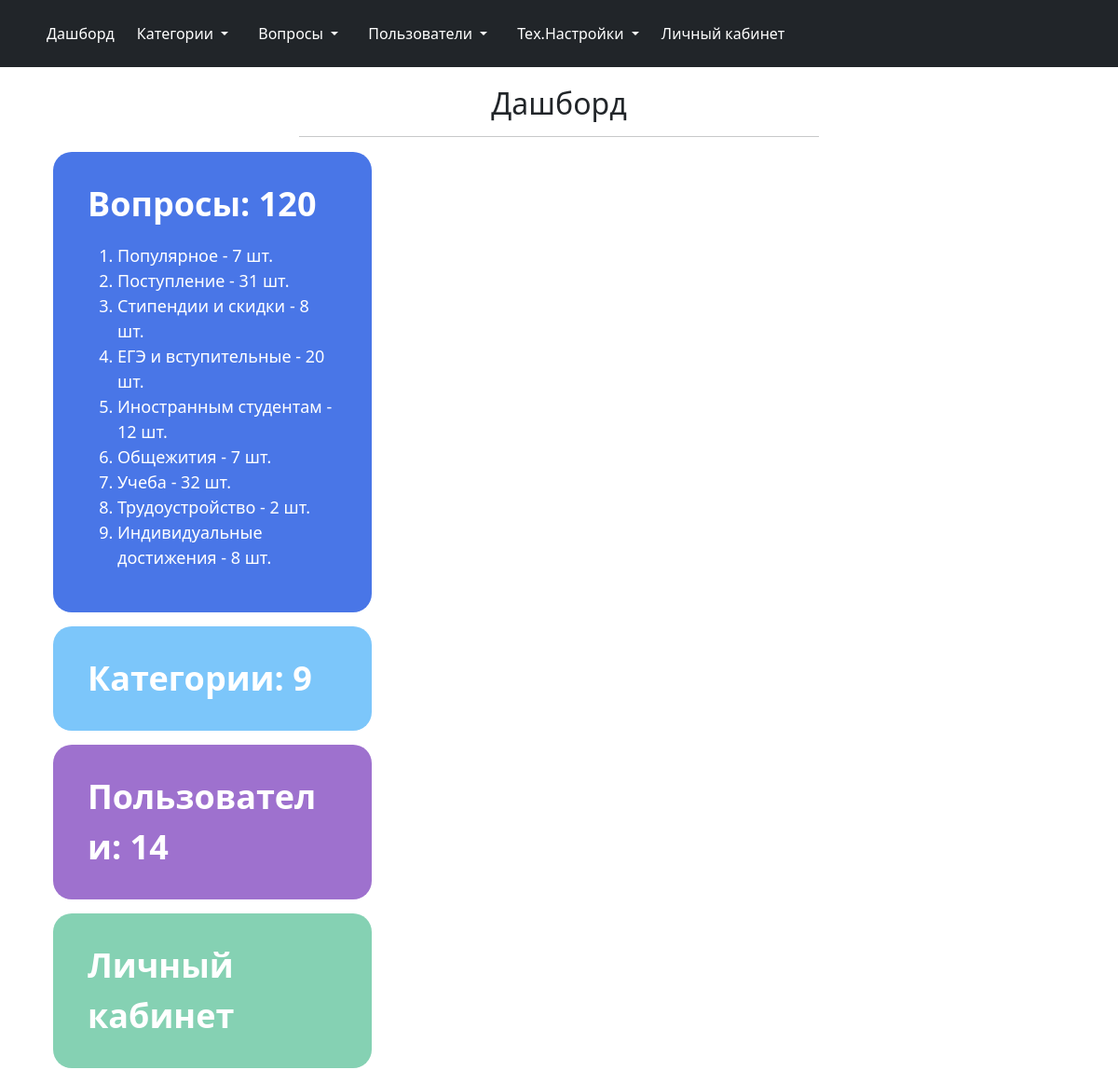
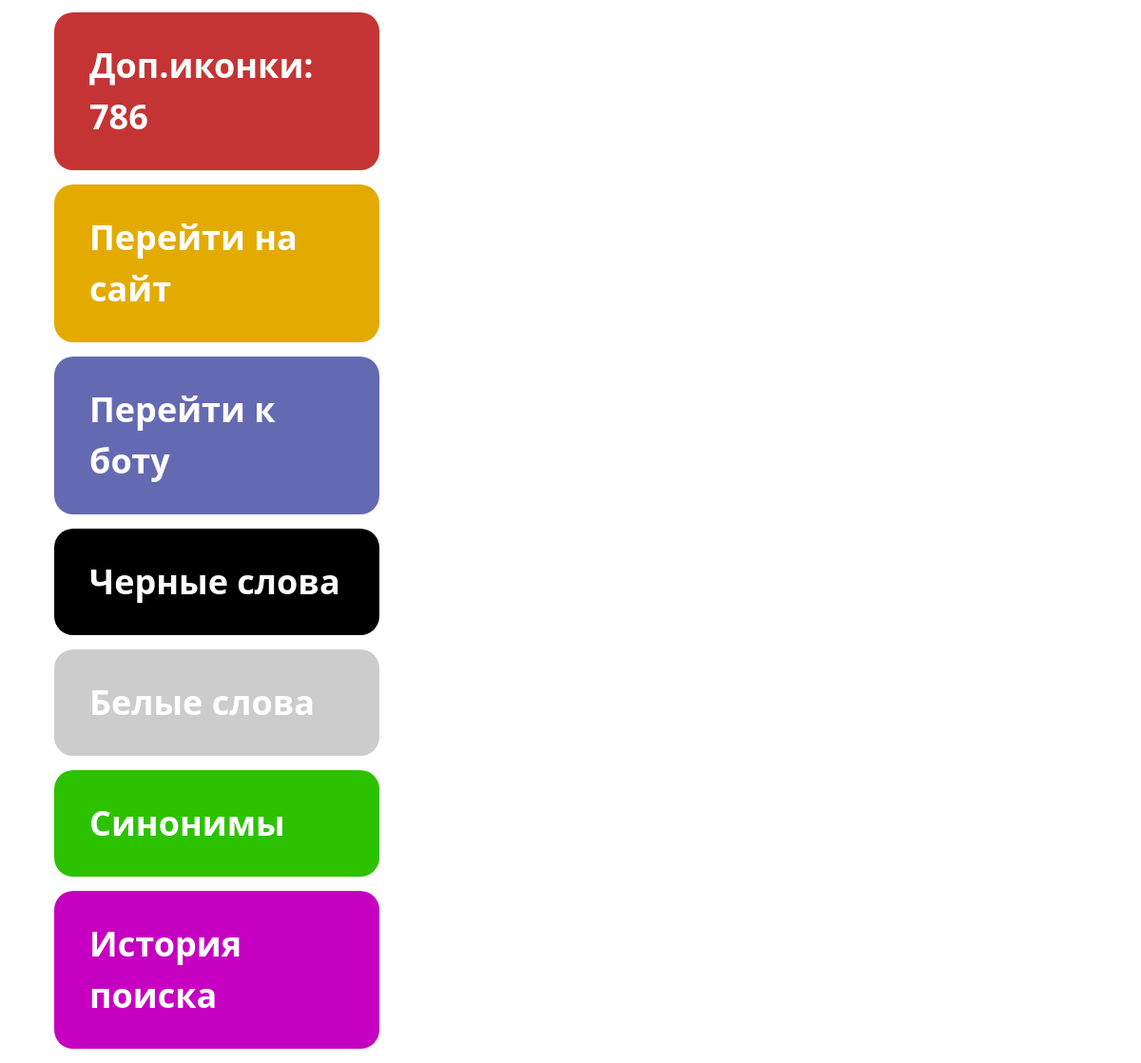
Page /admin/ (signed in) on the committed database (2 pictures, top to bottom).
### models.py (models this page shows, shortened)
class Categories(db.Model):
    id = db.Column(db.Integer, primary_key = True)
    name = db.Column(db.String(100), nullable=False)
    priority = db.Column(db.Integer, nullable=False)
    icon_name = db.Column(db.String(30))
    color = db.Column(db.String(30), default="rgb(255, 255, 255)")

### admin/admin.py (the view)
@admin.route('/')
@login_required
def index():
    try:
        categories = Categories.query
        questions = Questions.query
        users_count = Users.query.count()
    except (NameError):
        return render_template("admin/error_page.html", message="Ошибка чтения из БД")
    categories_count = categories.count()
    questions_count = questions.count()
    categories_id_count = get_categories_id_count(categories, questions)
    categories_questions_count = []
    for category in categories:
        categories_questions_count += [(category, categories_id_count[category.id])]
    return render_template("admin/dashboard.html", categories_count=categories_count, users_count=users_count,
                           categories_questions_count=categories_questions_count, questions_count=questions_count,
                           bot_link=bot_link)

### admin/admin.py (called while the page is built)
@admin.before_request
def before_request():
    session.permanent = True
    if current_user.is_authenticated:
        if 'auth_token' not in session or format(session.get('auth_token')) != current_user.auth_token:
            logout_user()
            flash("Для продолжения авторизуйтесь", category='danger')
            return redirect(url_for('.ViewAccount:login'))
        if current_user.is_deactivated:
            logout_user()
            flash("Ваш аккаунт заблокирован. Для получения дополнительных сведений обратитесь к администратору",
                  category='danger')
            return redirect(url_for('.ViewAccount:login'))

### admin/functions.py (called while the page is built)
def get_categories_id_count(categories, questions):
    list_id = []
    for category in categories:
        list_id += [category.id]
    categories_id_count = {count: 0 for count in list_id}
    for question in questions:
        categories_id_count[question.cat_id] += 1
        if question.is_popular:
            categories_id_count[0] += 1
    return categories_id_count

### app.py (called while the page is built)
@login_manager.user_loader
def load_user(user_id):
    return Users.query.get(user_id)

### admin/templates/admin/dashboard.html (shortened to what this page needs)
{% extends 'admin/base.html' %}
{% import "admin/macros.html" as macros %}
{% block page_header %}
Дашборд
{% endblock %}
{% block styles %}
<link rel="stylesheet" href="{{ url_for('.static', filename='css/dashboard.css') }}">
{% endblock %}
{% block body %}
<section class="dashboard">
	<div class="dashboard_container">
		{% if current_user.right_qa %}
		<div class="block_item">
			<div class="block_item_container" onclick="window.location.href = '{{ url_for('.ViewQA:qa') }}';" style="background-color: #4976e7;">
					<div class="block_item_title">
						Вопросы: {{ questions_count }}
					</div>
					<ol class="block_item_qa_list">
						{% for category in categories_questions_count %}
						<li>
							<a href="{{ url_for('.ViewQA:qa', cat_id=category[0].id) }}">{{ category[0].name }} - {{ category[1] }} шт.</a>
						</li>
						{% endfor %}
					</ol>
			</div>
		</div>
		{% endif %}
		{% if current_user.right_category %}
		{{ macros.dashboard_item(title = 'Категории: ' + categories_count | string(),
				color = '#7cc6fa',
				link = 'window.location.href = "' + url_for('.ViewCategory:category') + '"'
			)
		}}
		{% endif %}
		{% if current_user.right_users %}
		{{ macros.dashboard_item(title = 'Пользователи: ' + users_count | string(),
				color = '#9e71ce',
				link = 'window.location.href = "' + url_for('.ViewUser:users') + '"'
			)
		}}
		{% endif %}
		{{ macros.dashboard_item(title = 'Личный кабинет',
				color = '#85d1b3',
				link = 'window.location.href = "' + url_for('.ViewAccount:account') + '"'
			)
		}}
		{% if current_user.right_category %}
		{{ macros.dashboard_item(title = 'Доп.иконки: 786',
				color = '#c43434',
				link = 'window.open("' + url_for('.ViewCategory:cheat_sheet_icons') + '")'
			)
		}}
		{% endif %}
		{{ macros.dashboard_item(title = 'Перейти на сайт',
				color = '#e3ab00',
				link = 'window.open("' + url_for('website.index') + '")'
			)
		}}
		{{ macros.dashboard_item(title = 'Перейти к боту',
				color = '#646ab2',
				link = 'window.open("' + bot_link + '")'
			)
		}}
		{% if current_user.right_exception_word %}
		{{ macros.dashboard_item(title = 'Черные слова',
				color = '#000',
				link = 'window.location.href = "' + url_for('.ViewTechSetting:black_words') + '"'
			)
		}}
		{% endif %}
		{% if current_user.right_exception_word %}
		{{ macros.dashboard_item(title = 'Белые слова',
				color = '#ccc',
				link = 'window.location.href = "' + url_for('.ViewTechSetting:white_words') + '"'
			)
		}}
		{% endif %}
		{% if current_user.right_synonym %}
		{{ macros.dashboard_item(title = 'Синонимы',
				color = '#2cc200',
				link = 'window.location.href = "' + url_for('.ViewTechSetting:synonyms') + '"'
			)
		}}
		{% endif %}
		{% if current_user.right_request %}
		{{ macros.dashboard_item(title = 'История поиска',
				color = '#c600c0',
				link = 'window.location.href = "' + url_for('.ViewRequest:requests') + '"'
			)
		}}
		{% endif %}
	</div>
</section>
{% endblock %}

### admin/static/css/dashboard.css (style rules this page uses)
.block_item { width: 33.3%; color: white; font-size: 18px; -moz-hyphens: auto; -webkit-hyphens: auto; -ms-hyphens: auto; word-wrap: break-word; }
.block_item_container { border-radius: 20px; padding: 24px 32px; margin: 15px; border: 5px solid #0000; cursor: pointer; }
.block_item_container>ol>li>a { color: white; text-decoration: none; }
.block_item_title { font-size: 36px; font-weight: 700; }
.block_item_qa_list { margin-top: 15px; }

### rows in the picture
Categories: name "Популярное", category "7"
Categories: name "Поступление", category "31"
Categories: name "Стипендии и скидки", category "8"
Categories: name "ЕГЭ и вступительные", category "20"
Categories: name "Иностранным студентам", category "12"
Categories: name "Общежития", category "7"
Categories: name "Учеба", category "32"
Categories: name "Трудоустройство", category "2"
Categories: name "Индивидуальные достижения", id "8"

### other values in the picture
{{ questions_count }} "120"
{{ title | safe }} "Категории: 9 Пользователи: 14 Личный кабинет Доп.иконки: 786 Перейти на сайт Перейти к боту Черные слова Белые слова Синонимы История поиска"
